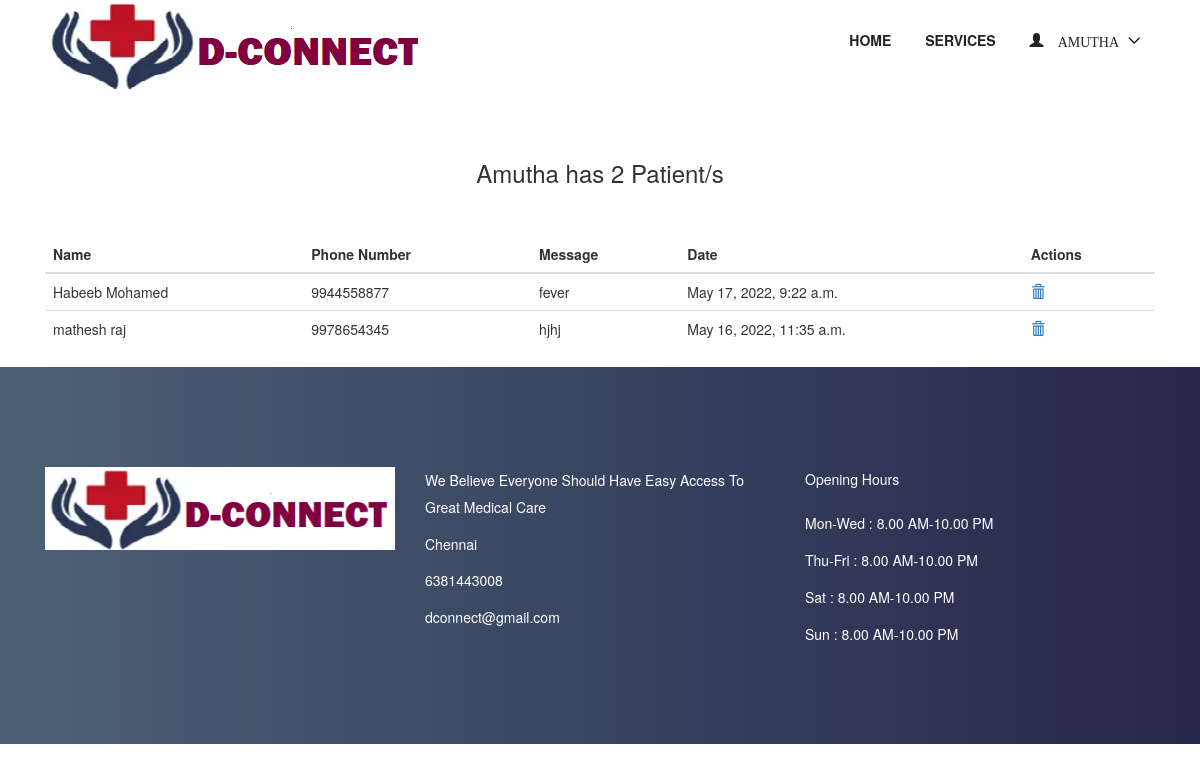
Page /patient/ (signed in) on the committed database.
### accounts/models.py (models this page shows, shortened)
class User(AbstractUser):
    username = None
    role = models.CharField(max_length=12, error_messages={
        'required': "Role must be provided"
    })
    gender = models.CharField(max_length=10, blank=True, null=True, default="")
    email = models.EmailField(unique=True, blank=False,
                              error_messages={
                                  'unique': "A user with that email already exists.",
                              })
    phone_number = models.CharField(unique=True, blank=True, null=True, max_length=20,
                                    error_messages={
                                        'unique': "A user with that phone number already exists."
                                    })
    USERNAME_FIELD = "email"
    REQUIRED_FIELDS = []
    objects = UserManager()

### appointment/models.py (models this page shows, shortened)
class TakeAppointment(models.Model):
    user = models.ForeignKey(User, on_delete=models.CASCADE)
    appointment = models.ForeignKey(Appointment, on_delete=models.CASCADE)
    full_name = models.CharField(max_length=100)
    message = models.TextField()
    phone_number = models.CharField(max_length=120)
    date = models.DateTimeField(default=timezone.now)

### appointment/views.py (the view)
# urls.py: path('patient/', PatientListView.as_view(), name='patient-list'),
class PatientListView(ListView):
    model = TakeAppointment
    context_object_name = 'patients'
    template_name = "appointment/patient_list.html"
    def get_queryset(self):
        return self.model.objects.filter(appointment__user_id=self.request.user.id).order_by('-id')

### templates/appointment/patient_list.html (shortened to what this page needs)
{% extends 'base.html' %}
{% load static %}
{% block content %}
    <section class="dentist-area section-padding-50-0">
        <div class="container" style="align-items: center; justify-content: center;display: flex;">
            <div class="col-12 col-sm-6 col-md-4">
                <h3 style="align-items: center;justify-content: center;display: flex"> {{ request.user.first_name }} has {{ patients.count }}
                    Patient/s</h3>
            </div>
        </div>
    </section>
    <section class="dentist-area section-padding-30-0">
        <div class="container">
            <table class="table">
                <thead>
                <tr>
                    <th scope="col">Name</th>
                    <th scope="col">Phone Number</th>
                    <th scope="col">Message</th>
                    <th scope="col">Date</th>
                    <th scope="col">Actions</th>
                </tr>
                </thead>
                <tbody>
                {% for patient in patients %}
                    <tr>
                        <td>{{ patient.full_name }}</td>
                        <td> {{ patient.phone_number }}</td>
                        <td> {{ patient.message }}</td>
                        <td> {{ patient.date }}</td>
                        <td>
                            <a href="{% url 'appointment:delete-patient' patient.id %}">
                                <span class="glyphicon glyphicon-trash"></span>
                            </a>
                        </td>
                    </tr>
                {% endfor %}
                </tbody>
            </table>
        </div>
    </section>
{% endblock %}

### templates/nav.html (shortened to what this page needs)
{% load static %}
<header class="header-area">
    <div class="main-header-area">
        <div class="classy-nav-container breakpoint-off">
            <div class="container">
                <nav class="classy-navbar justify-content-between" id="dentoNav">
                    <a class="nav-brand" href="{% url 'appointment:home' %}"><img src="{% static 'img/LOGO.png' %}" alt="">
                    </a>
                    <div class="classy-menu">
                        <div class="classynav">
                            <ul id="nav">
                                <li><a href="{% url 'appointment:home' %}">Home</a></li></li>
                                <li><a href="{% url 'appointment:service' %}">Services</a></li>
                                {% if request.user.is_authenticated and request.user.role == 'doctor' %}
                                    <li>
                                        <a href="">
                                            <span class="glyphicon glyphicon-user">
                                                    {{ request.user.first_name }}
                                            </span>
                                        </a>
                                    </li>
                                {% endif %}
                            </ul>
                        </div>
                    </div>
                </nav>
            </div>
        </div>
    </div>
</header>

### static/style.css (style rules this page uses)
* { margin: 0; padding: 0; }
body { font-family: "Montserrat", sans-serif; font-weight: 400; font-size: 14px; }
h1, h2, h3, h4, h5, h6 { font-family: "Montserrat", sans-serif; color: #333333; line-height: 1.4; font-weight: 600; }
a, a:active, a:focus, a:hover { color: #333333; text-decoration: none; -webkit-transition-duration: 500ms; -o-transition-duration: 500ms; transition-duration: 500ms; outline: none; }
li { list-style: none; }
img { max-width: 100%; height: auto; }
ul { margin: 0; padding: 0; }
ul li { margin: 0; padding: 0; }
.section-padding-50-0 { padding-top: 50px; padding-bottom: 0; }
.header-area { position: relative; z-index: 599; width: 100%; -webkit-transition-duration: 500ms; -o-transition-duration: 500ms; transition-duration: 500ms; }
.classy-nav-container { background-color: transparent; }
.classy-nav-container .classy-navbar { height: 90px; padding: 0; }
.classy-nav-container .classy-navbar .classynav ul li a { padding: 0 15px; font-weight: 600; font-size: 14px; text-transform: uppercase; }

### static/css/default-assets/classy-nav.css (style rules this page uses)
body { font-family: "Roboto", sans-serif; }
ul { margin: 0; }
ul li { list-style: none; }
img { height: auto; max-width: 100%; }
.classy-nav-container { position: relative; z-index: 100; background-color: #ffffff; }
.classy-nav-container * { box-sizing: border-box; }
.classy-nav-container a { -webkit-transition-duration: 500ms; transition-duration: 500ms; text-decoration: none; outline: none; font-size: 14px; font-weight: 400; color: #232323; display: inline-block; }
.justify-content-between { -webkit-box-pack: justify; -ms-flex-pack: justify; justify-content: space-between; }
.classy-navbar { width: 100%; height: 70px; padding: 0.5em 2em; display: -webkit-box; display: -ms-flexbox; display: flex; -webkit-box-align: center; -ms-flex-align: center; -ms-grid-row-align: center; align-items: center; }
.classy-navbar .nav-brand { font-size: 26px; font-weight: 500; color: #565656; display: inline-block; margin-right: 30px; }
.classynav ul li { display: inline-block; clear: both; position: inherit; z-index: 10; }
.classynav ul li.cn-dropdown-item { position: relative; z-index: 10; }
.classynav ul li a { padding: 0 12px; display: block; height: 35px; font-size: 14px; line-height: 34px; }
.classynav ul li.megamenu-item>a:after, .classynav ul li.has-down>a:after { font-family: 'classyfonts'; content: "\e900"; font-size: 12px; color: #000000; padding-left: 5px; -webkit-transition-duration: 500ms; transition-duration: 500ms; }
.breakpoint-off .classynav { display: -webkit-box; display: -ms-flexbox; display: flex; -webkit-box-align: center; -ms-flex-align: center; -ms-grid-row-align: center; align-items: center; }

### rows in the picture
User: user.first_name "AMUTHA", user.first_name "Amutha"
TakeAppointment: full_name "Habeeb Mohamed", phone_number "9944558877", message "fever", date "May 17, 2022, 9:22 a.m."
TakeAppointment: full_name "mathesh raj", phone_number "9978654345", message "hjhj", date "May 16, 2022, 11:35 a.m."

### other values in the picture
{{ patients.count }} "2"
